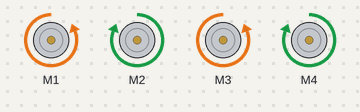
Bench run of a sketch on a simulated Arduino Uno, built with avr-gcc and run on an emulated ATmega328P. On the bench: 4 × DC motor (green arrow = forward, orange = backward, longer = faster).

Above: at 0.1 s.
Timing chart, 0 to 1.6 s (numbered marks = the images above):
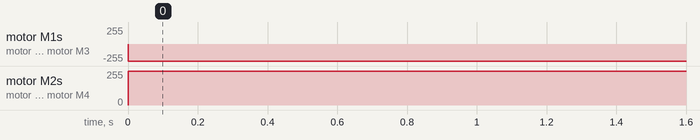

The sketch:

drive.ino
```cpp
/*
This is a test sketch for the Adafruit assembled Motor Shield for Arduino v2
It won't work with v1.x motor shields! Only for the v2's with built in PWM
control

For use with the Adafruit Motor Shield v2
---->	http://www.adafruit.com/products/1438
*/

#include <Wire.h>
#include <Adafruit_MotorShield.h>
#include "utility/Adafruit_PWMServoDriver.h"

// Create the motor shield object with the default I2C address
Adafruit_MotorShield AFMS = Adafruit_MotorShield();
// Or, create it with a different I2C address (say for stacking)
// Adafruit_MotorShield AFMS = Adafruit_MotorShield(0x61);

// Select which 'port' M1, M2, M3 or M4. In this case, M1
Adafruit_DCMotor *M1 = AFMS.getMotor(1);
Adafruit_DCMotor *M2 = AFMS.getMotor(2);
Adafruit_DCMotor *M3 = AFMS.getMotor(3);
Adafruit_DCMotor *M4 = AFMS.getMotor(4);

// You can also make another motor on port M2
//Adafruit_DCMotor *myOtherMotor = AFMS.getMotor(2);

void drive(int l,int r){
  M1->setSpeed(l);
  M2->setSpeed(l);
  M3->setSpeed(r);
  M4->setSpeed(r);
  M1->run(BACKWARD);
  M2->run(FORWARD);
  M3->run(BACKWARD);
  M4->run(FORWARD);
}
void setup() {

  AFMS.begin();  // create with the default frequency 1.6KHz
  //AFMS.begin(1000);  // OR with a different frequency, say 1KHz

  // Set the speed to start, from 0 (off) to 255 (max speed)

}

void loop() {
  drive(255,255);
}
```

Measured:
- by itself, motor M1, motor M3: stopped → backward 255/255 at 0.00 s
- by itself, motor M2, motor M4: stopped → forward 255/255 at 0.00 s
